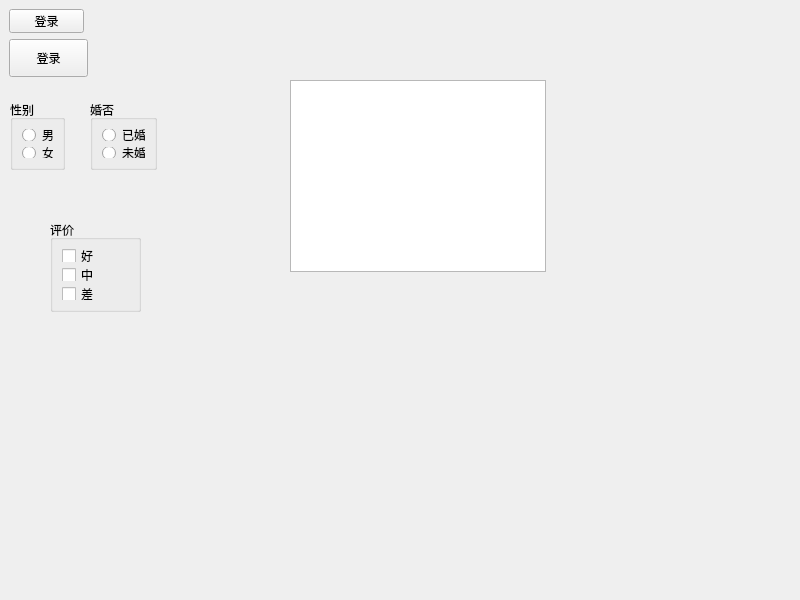
<?xml version="1.0" encoding="UTF-8"?>
<ui version="4.0">
 <class>MainWindow</class>
 <widget class="QMainWindow" name="MainWindow">
  <property name="geometry">
   <rect>
    <x>0</x>
    <y>0</y>
    <width>800</width>
    <height>600</height>
   </rect>
  </property>
  <property name="windowTitle">
   <string>MainWindow</string>
  </property>
  <widget class="QWidget" name="centralwidget">
   <widget class="QPushButton" name="pushButton">
    <property name="geometry">
     <rect>
      <x>9</x>
      <y>9</y>
      <width>75</width>
      <height>24</height>
     </rect>
    </property>
    <property name="text">
     <string>登录</string>
    </property>
    <property name="icon">
     <iconset resource="res.qrc">
      <normaloff>:/C:/Users/WYF/Pictures/Camera Roll/aaa.jpg</normaloff>:/C:/Users/WYF/Pictures/Camera Roll/aaa.jpg</iconset>
    </property>
   </widget>
   <widget class="QToolButton" name="toolButton">
    <property name="geometry">
     <rect>
      <x>9</x>
      <y>39</y>
      <width>79</width>
      <height>38</height>
     </rect>
    </property>
    <property name="text">
     <string>登录</string>
    </property>
    <property name="icon">
     <iconset resource="res.qrc">
      <normaloff>:/C:/Users/WYF/Pictures/Camera Roll/bbb.jpg</normaloff>:/C:/Users/WYF/Pictures/Camera Roll/bbb.jpg</iconset>
    </property>
    <property name="iconSize">
     <size>
      <width>32</width>
      <height>32</height>
     </size>
    </property>
    <property name="toolButtonStyle">
     <enum>Qt::ToolButtonTextBesideIcon</enum>
    </property>
   </widget>
   <widget class="QGroupBox" name="groupBox">
    <property name="geometry">
     <rect>
      <x>10</x>
      <y>100</y>
      <width>55</width>
      <height>70</height>
     </rect>
    </property>
    <property name="title">
     <string>性别</string>
    </property>
    <layout class="QVBoxLayout" name="verticalLayout">
     <item>
      <widget class="QRadioButton" name="rBtnMan">
       <property name="text">
        <string>男</string>
       </property>
      </widget>
     </item>
     <item>
      <widget class="QRadioButton" name="rBtnWoman">
       <property name="text">
        <string>女</string>
       </property>
      </widget>
     </item>
    </layout>
   </widget>
   <widget class="QGroupBox" name="groupBox_2">
    <property name="geometry">
     <rect>
      <x>90</x>
      <y>100</y>
      <width>67</width>
      <height>70</height>
     </rect>
    </property>
    <property name="title">
     <string>婚否</string>
    </property>
    <layout class="QVBoxLayout" name="verticalLayout_2">
     <item>
      <widget class="QRadioButton" name="radioButton_3">
       <property name="text">
        <string>已婚</string>
       </property>
      </widget>
     </item>
     <item>
      <widget class="QRadioButton" name="radioButton_4">
       <property name="text">
        <string>未婚</string>
       </property>
      </widget>
     </item>
    </layout>
   </widget>
   <widget class="QGroupBox" name="groupBox_3">
    <property name="geometry">
     <rect>
      <x>50</x>
      <y>220</y>
      <width>91</width>
      <height>92</height>
     </rect>
    </property>
    <property name="title">
     <string>评价</string>
    </property>
    <layout class="QVBoxLayout" name="verticalLayout_3">
     <item>
      <widget class="QCheckBox" name="cBtnGood">
       <property name="text">
        <string>好</string>
       </property>
      </widget>
     </item>
     <item>
      <widget class="QCheckBox" name="checkBox_2">
       <property name="text">
        <string>中</string>
       </property>
      </widget>
     </item>
     <item>
      <widget class="QCheckBox" name="cBtnLow">
       <property name="text">
        <string>差</string>
       </property>
       <property name="tristate">
        <bool>true</bool>
       </property>
      </widget>
     </item>
    </layout>
   </widget>
   <widget class="QListWidget" name="listWidget">
    <property name="geometry">
     <rect>
      <x>290</x>
      <y>80</y>
      <width>256</width>
      <height>192</height>
     </rect>
    </property>
   </widget>
  </widget>
 </widget>
 <resources>
  <include location="res.qrc"/>
 </resources>
 <connections/>
</ui>
